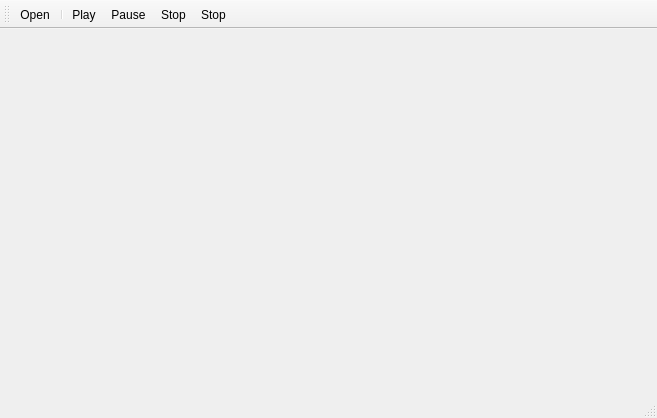
<?xml version="1.0" encoding="UTF-8"?>
<ui version="4.0">
 <class>MainWindow</class>
 <widget class="QMainWindow" name="MainWindow">
  <property name="geometry">
   <rect>
    <x>0</x>
    <y>0</y>
    <width>657</width>
    <height>418</height>
   </rect>
  </property>
  <property name="windowTitle">
   <string>MainWindow</string>
  </property>
  <widget class="QWidget" name="centralWidget"/>
  <widget class="QMenuBar" name="menuBar">
   <property name="geometry">
    <rect>
     <x>0</x>
     <y>0</y>
     <width>657</width>
     <height>21</height>
    </rect>
   </property>
  </widget>
  <widget class="QToolBar" name="mainToolBar">
   <attribute name="toolBarArea">
    <enum>TopToolBarArea</enum>
   </attribute>
   <attribute name="toolBarBreak">
    <bool>false</bool>
   </attribute>
   <addaction name="actionOpen"/>
   <addaction name="separator"/>
   <addaction name="actionPlay"/>
   <addaction name="actionPause"/>
   <addaction name="actionStop"/>
   <addaction name="actionStop_2"/>
  </widget>
  <widget class="QStatusBar" name="statusBar"/>
  <action name="actionOpen">
   <property name="icon">
    <iconset resource="Resource.qrc">
     <normaloff>:/icons/Icons/download (1).png</normaloff>:/icons/Icons/download (1).png</iconset>
   </property>
   <property name="text">
    <string>Open</string>
   </property>
   <property name="toolTip">
    <string>Open a File</string>
   </property>
  </action>
  <action name="actionPlay">
   <property name="icon">
    <iconset resource="Resource.qrc">
     <normaloff>:/icons/Icons/play.png</normaloff>:/icons/Icons/play.png</iconset>
   </property>
   <property name="text">
    <string>Play</string>
   </property>
  </action>
  <action name="actionPause">
   <property name="icon">
    <iconset resource="Resource.qrc">
     <normaloff>:/icons/Icons/pause.png</normaloff>:/icons/Icons/pause.png</iconset>
   </property>
   <property name="text">
    <string>Pause</string>
   </property>
  </action>
  <action name="actionStop">
   <property name="icon">
    <iconset resource="Resource.qrc">
     <normaloff>:/icons/Icons/stop.png</normaloff>:/icons/Icons/stop.png</iconset>
   </property>
   <property name="text">
    <string>Stop</string>
   </property>
  </action>
  <action name="actionStop_2">
   <property name="icon">
    <iconset>
     <normaloff>:/icons/Icons/stop-button (1).png</normaloff>:/icons/Icons/stop-button (1).png</iconset>
   </property>
   <property name="text">
    <string>Stop</string>
   </property>
  </action>
 </widget>
 <layoutdefault spacing="6" margin="11"/>
 <resources>
  <include location="Resource.qrc"/>
 </resources>
 <connections/>
</ui>
